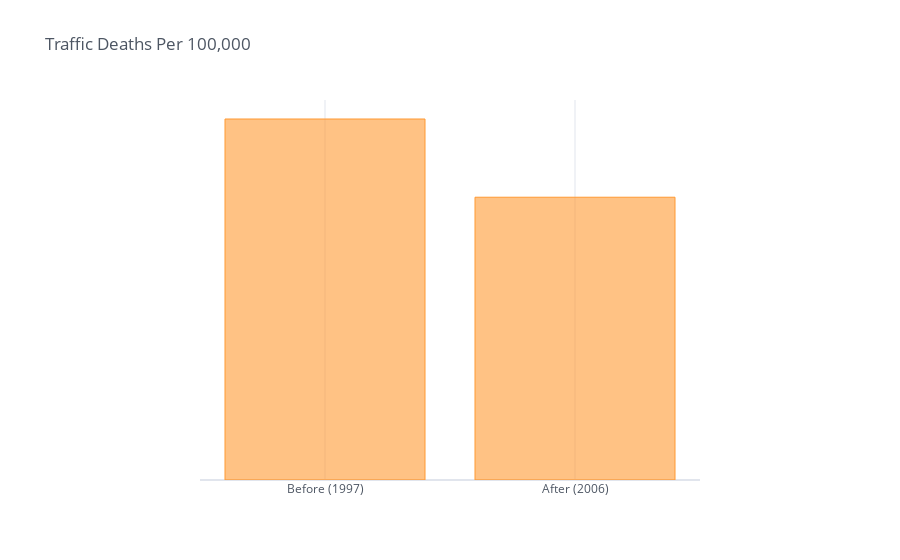

The notebook cell saved with this chart:
### Markdown cell above
### Vision Zero

* Road safety policy for designing safer transportation
* ~22\% reduction in traffic deaths

### Code cell
vzero = pd.DataFrame({'Year': ['Before (1997)', 'After (2006)'], 'Deaths Per 100,000': [6, 4.7]})
vzero.iplot('bar',
            margin = dict(l=200, r=200),
            title = 'Traffic Deaths Per 100,000',
            x = 'Year',
            ticktext = vzero.Year.to_list(),
            tickvals= vzero.Year.to_list(),
            y = 'Deaths Per 100,000')

### Figure 1 — Plotly figure (JSON) as saved in the notebook; plotly's stock layout.template omitted (floating-point values rounded to 4 significant figures)
{"data": [{"marker": {"color": "rgba(255, 153, 51, 0.6)", "line": {"color": "rgba(255, 153, 51, 1.0)", "width": 1}}, "name": "Deaths Per 100,000", "orientation": "v", "text": "", "type": "bar", "x": ["Before (1997)", "After (2006)"], "y": [6, 4.7]}], "layout": {"legend": {"bgcolor": "#FFFFFF", "font": {"color": "#4D5663"}}, "margin": {"l": 200, "r": 200}, "paper_bgcolor": "#FFFFFF", "plot_bgcolor": "#FFFFFF", "title": {"font": {"color": "#4D5663"}, "text": "Traffic Deaths Per 100,000"}, "xaxis": {"gridcolor": "#E1E5ED", "showgrid": true, "tickfont": {"color": "#4D5663"}, "ticktext": ["Before (1997)", "After (2006)"], "tickvals": ["Before (1997)", "After (2006)"], "title": {"font": {"color": "#4D5663"}, "text": ""}, "zerolinecolor": "#E1E5ED"}, "yaxis": {"gridcolor": "#E1E5ED", "showgrid": true, "tickfont": {"color": "#4D5663"}, "ticktext": ["Before (1997)", "After (2006)"], "tickvals": ["Before (1997)", "After (2006)"], "title": {"font": {"color": "#4D5663"}, "text": ""}, "zerolinecolor": "#E1E5ED"}}}
